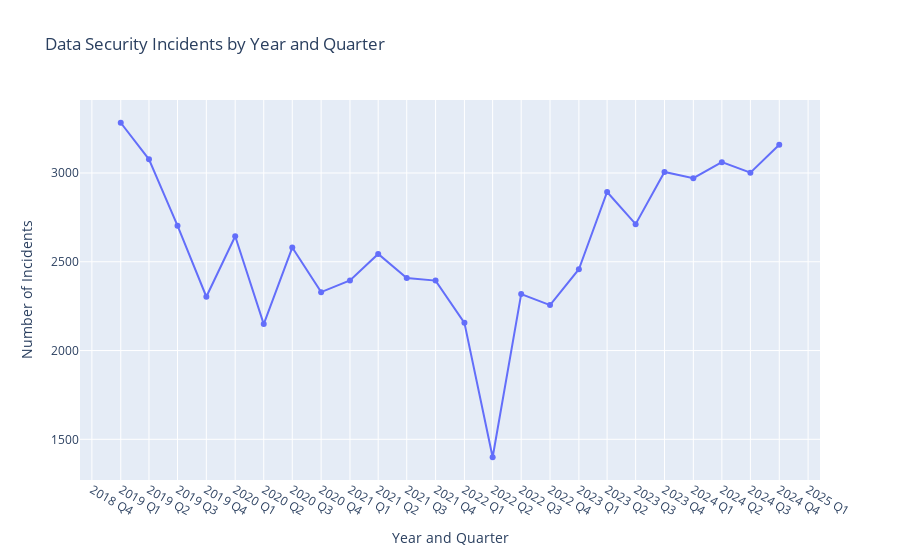

Write notebook code for a chart like this one.
### Code cell
# Figure 2: Incidents per quarter line chart
import pandas as pd
import plotly.express as px

# Read the CSV file
df = pd.read_csv('../data/data-security-incidents-trends-q1-2019-to-q4-2024.csv')

# Replace Qtr with Q for clearer visualisation
df['Quarter'] = df['Quarter'].str.replace('Qtr ', 'Q')

# Create unique Incident ID
df['Incident_ID'] = df['BI Reference'] + '_' + df['Year'].astype(str) + '_' + df['Quarter']

# Create a datetime label for Year + Quarter
quarter_to_month = {'Q1': '01', 'Q2': '04', 'Q3': '07', 'Q4': '10'}
df['Date'] = pd.to_datetime(df['Year'].astype(str) + '-' + df['Quarter'].map(quarter_to_month) + '-01')

# Drop duplicate Incident_IDs
unique_incidents = df.drop_duplicates(subset='Incident_ID')

# Group by Date and count distinct incidents
grouped = unique_incidents.groupby('Date').size().reset_index(name='Unique Incidents')

# Plot time series
fig = px.line(grouped, x='Date', y='Unique Incidents', markers=True,
              title='Data Security Incidents by Year and Quarter',
              labels={'Date': 'Quarter', 'Unique Incidents': 'Incident Count'})

fig.update_layout(
    xaxis_title='Year and Quarter',
    yaxis_title='Number of Incidents',
    xaxis=dict(dtick='M3', tickformat='%Y Q%q')
)

fig.show()

### Figure 1 — Plotly figure (JSON) as saved in the notebook; plotly's stock layout.template omitted (floating-point values rounded to 4 significant figures)
{"data": [{"hovertemplate": "Quarter=%{x}<br>Incident Count=%{y}<extra></extra>", "legendgroup": "", "line": {"color": "#636efa", "dash": "solid"}, "marker": {"symbol": "circle"}, "mode": "lines+markers", "name": "", "orientation": "v", "showlegend": false, "type": "scatter", "x": ["2019-01-01T00:00:00.000000000", "2019-04-01T00:00:00.000000000", "2019-07-01T00:00:00.000000000", "2019-10-01T00:00:00.000000000", "2020-01-01T00:00:00.000000000", "2020-04-01T00:00:00.000000000", "2020-07-01T00:00:00.000000000", "2020-10-01T00:00:00.000000000", "2021-01-01T00:00:00.000000000", "2021-04-01T00:00:00.000000000", "2021-07-01T00:00:00.000000000", "2021-10-01T00:00:00.000000000", "2022-01-01T00:00:00.000000000", "2022-04-01T00:00:00.000000000", "2022-07-01T00:00:00.000000000", "2022-10-01T00:00:00.000000000", "2023-01-01T00:00:00.000000000", "2023-04-01T00:00:00.000000000", "2023-07-01T00:00:00.000000000", "2023-10-01T00:00:00.000000000", "2024-01-01T00:00:00.000000000", "2024-04-01T00:00:00.000000000", "2024-07-01T00:00:00.000000000", "2024-10-01T00:00:00.000000000"], "xaxis": "x", "y": [3283, 3077, 2703, 2303, 2644, 2149, 2580, 2329, 2395, 2544, 2409, 2394, 2156, 1399, 2318, 2256, 2458, 2893, 2712, 3006, 2971, 3061, 3002, 3159], "yaxis": "y"}], "layout": {"legend": {"tracegroupgap": 0}, "title": {"text": "Data Security Incidents by Year and Quarter"}, "xaxis": {"anchor": "y", "domain": [0, 1], "dtick": "M3", "tickformat": "%Y Q%q", "title": {"text": "Year and Quarter"}}, "yaxis": {"anchor": "x", "domain": [0, 1], "title": {"text": "Number of Incidents"}}}}
